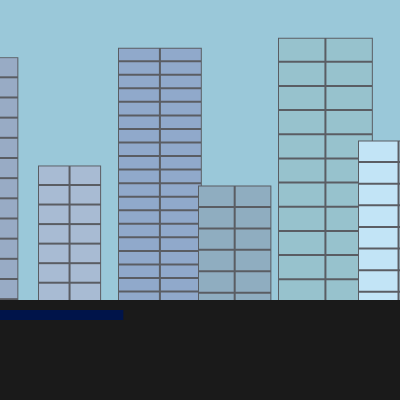
Frame 1 (no input)
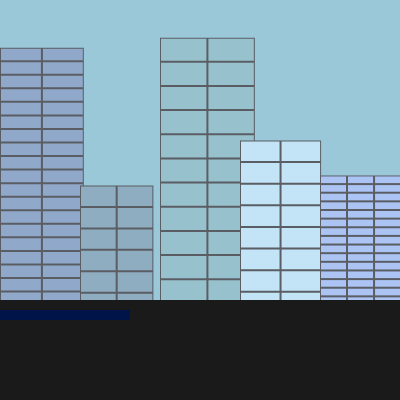
Frame 60 (no input)
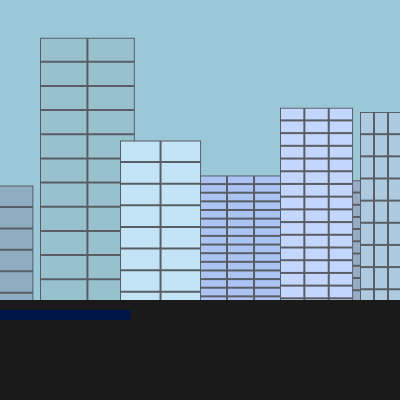
Frame 120 (the mouse pressed at the canvas centre since frame 60)

The p5.js sketch that drew these frames (run headless with seeded random() and noise() and a simulated clock; from frame 60 on, the mouse is pressed at the canvas centre):

// p5.js sketch
// ── sketch.js
const XVEL = 10
let road
let scrapers = []

function setup() {
  createCanvas(400, 400);
  colorMode(HSB)
  road = new Road(3 * height / 4)

  for (let i = 0; i < 10; i++){
    const scraperH = random(height/2, height)
    scrapers.push(new Skyscraper(
      -40 + width / 5 * i,
      height - scraperH,
      random(50, 100),
      scraperH
    ))
  }

  noStroke()
}

function draw() {
  background(196, 29, 85);

  scrapers.forEach(s => {
    s.update()
    s.render()
  })
  road.update()
  road.render()

  // noLoop()
}

// ── Road.js
class Road {
    constructor(y) {
        this.x = 0
        this.y = y
        this.w = width
        this.h = height - y

        this.stripe = new Stripe(0, this.y + 10, this.w / 3, 10)
    }

    render() {
        fill(10)
        rect(this.x, this.y, this.w, this.h)

        this.stripe.render()
    }

    update() {
        this.stripe.update()
    }
}
// ── Skyscraper.js
class Skyscraper {
    constructor(x, y, w, h, col) {
        this.x = x
        this.y = y
        this.w = w
        this.h = h

        this.col = col

        this.winW = random(this.w / 2, this.w / 5)
        this.winH = random(this.h / 10, this.h / 30)
        this.winCol = color(random(190, 220), random(20, 30), random(70, 100))
    }

    render() {
        fill(220, 9, 39)
        rect(this.x, this.y, this.w, this.h)

        const winGridW = floor(this.w / this.winW)
        const winGridH = floor(this.h / this.winH)

        push()
        translate(this.x + 1, this.y + 1)
        for (let j = 0; j < winGridH; j++) {
            for (let i = 0; i < winGridW; i++) {
                fill(this.winCol)
                rect(this.w / winGridW * i, this.h / winGridH * j, this.w / winGridW - 2, this.h / winGridH - 2)
            }
        }
        pop()
    }

    update() {
        this.x -= XVEL / 5

        if (this.x < -this.w) {
            this.x = random(width, 2*width)
            this.w = random(50, 100)
            this.h = random(height/2, height)
            this.y = height - this.h

            this.winH = random(this.h / 10, this.h / 30)
            this.winW = random(this.w / 2, this.w / 5)
        }
    }
}
// ── Stripe.js
class Stripe {
    constructor(x, y, w, h){
        this.x = x
        this.y = y
        this.w = w
        this.h = h
    }

    render() {
        fill(224, 172, 29)
        rect(this.x, this.y, this.w, this.h)
    }

    update() {
        this.x -= XVEL

        if (this.x < -this.w){
            this.x = width + this.w /2 - 10
        }
    }
}
